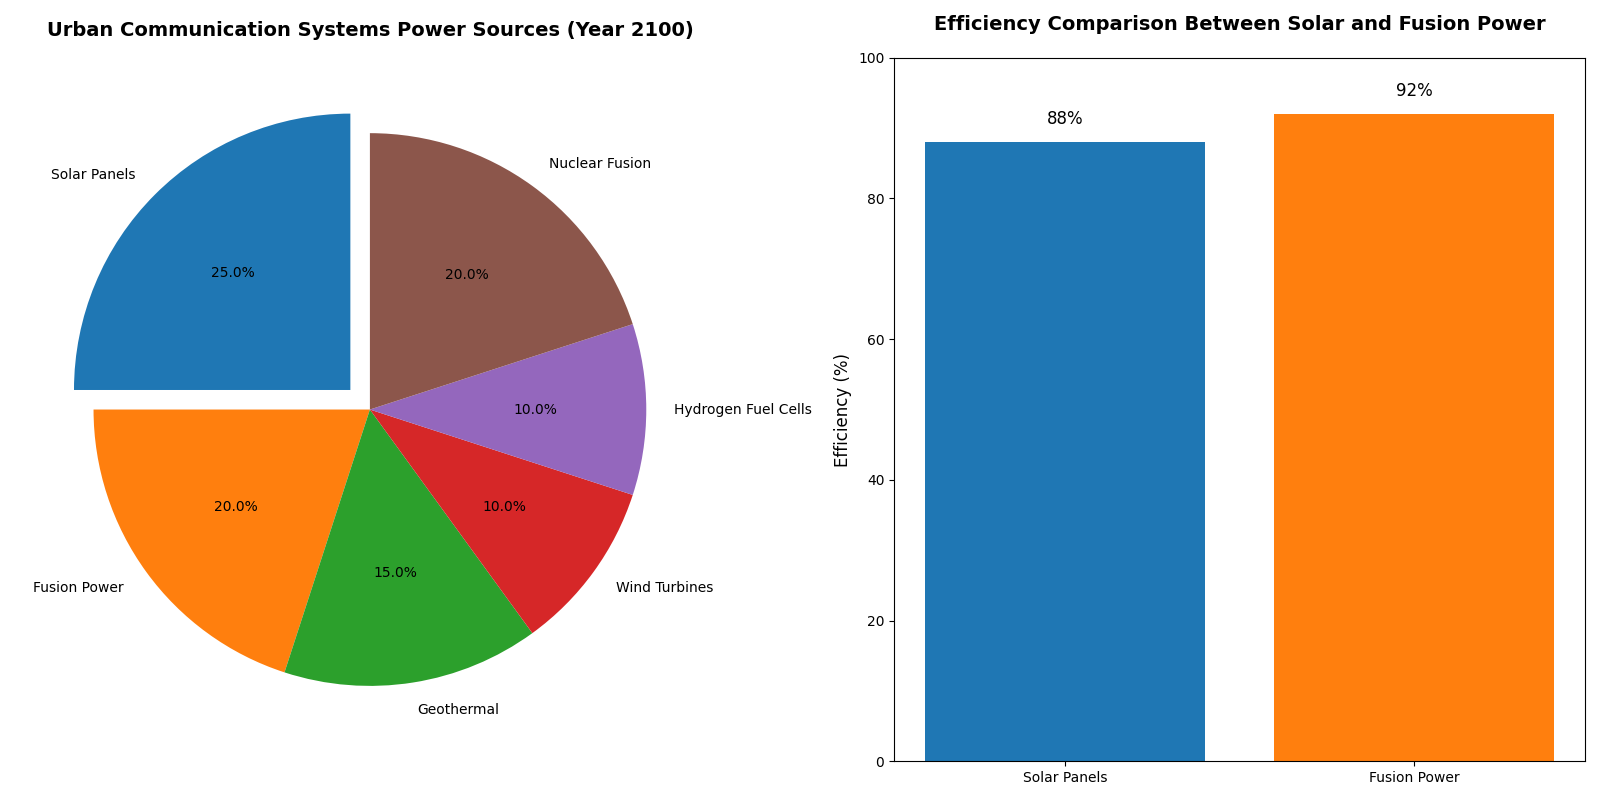

Here is the Python script that generated this plot:
import matplotlib.pyplot as plt
import numpy as np

# Data for the pie chart
technologies = ['Solar Panels', 'Fusion Power', 'Geothermal', 'Wind Turbines', 'Hydrogen Fuel Cells', 'Nuclear Fusion']
power_distribution = [25, 20, 15, 10, 10, 20]

# Create a 1x2 grid of subplots
fig, (ax1, ax2) = plt.subplots(1, 2, figsize=(16, 8))

# Main pie chart subplot with a new set of colors
ax1.pie(power_distribution, labels=technologies, autopct='%1.1f%%', startangle=90, 
        colors=['#1f77b4', '#ff7f0e', '#2ca02c', '#d62728', '#9467bd', '#8c564b'], 
        explode=(0.1, 0, 0, 0, 0, 0))

ax1.set_title("Urban Communication Systems Power Sources (Year 2100)",
              fontsize=14, weight='bold', pad=20)

# Data for a secondary subplot comparing two power sources with new colors
tech_comparison = ['Solar Panels', 'Fusion Power']
efficiency = [88, 92]

bars = ax2.bar(tech_comparison, efficiency, color=['#1f77b4', '#ff7f0e'])
ax2.set_title("Efficiency Comparison Between Solar and Fusion Power",
              fontsize=14, weight='bold', pad=20)
ax2.set_ylabel("Efficiency (%)", fontsize=12)
ax2.set_ylim(0, 100)

# Display values on top of the bars
for bar, eff in zip(bars, efficiency):
    ax2.text(bar.get_x() + bar.get_width() / 2, eff + 2, f"{eff}%", ha='center', va='bottom', fontsize=12)

plt.tight_layout()
plt.show()
